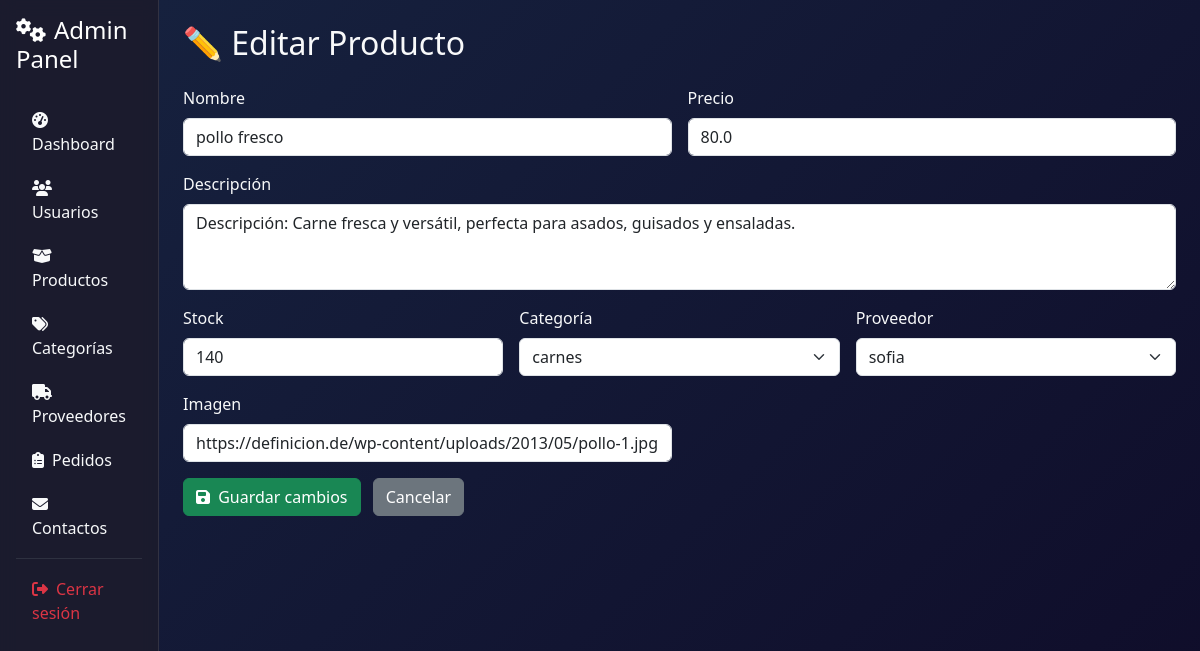
The app's page /productos/editar/3 (signed in) with its own data.
### models/producto.py (models this page shows, shortened)
class Producto(db.Model):
    __tablename__ = 'productos'
    id = db.Column(db.Integer, primary_key=True)
    nombre = db.Column(db.String(100), nullable=False)
    descripcion = db.Column(db.Text)
    precio = db.Column(db.Float, nullable=False)
    stock = db.Column(db.Integer, nullable=False)
    imagen = db.Column(db.String(255))
    categoria_id = db.Column(db.Integer, db.ForeignKey('categorias.id'), nullable=False)
    proveedor_id = db.Column(db.Integer, db.ForeignKey('proveedores.id'), nullable=False)

### models/categoria.py (models this page shows, shortened)
class Categoria(db.Model):
    __tablename__ = 'categorias'
    id = db.Column(db.Integer, primary_key=True)
    nombre = db.Column(db.String(50), unique=True, nullable=False)
    productos = db.relationship('Producto', backref='categoria', lazy=True)

### models/proveedor.py (models this page shows, shortened)
class Proveedor(db.Model):
    __tablename__ = 'proveedores'
    id = db.Column(db.Integer, primary_key=True)
    nombre = db.Column(db.String(100), nullable=False)
    contacto = db.Column(db.String(100))
    productos = db.relationship('Producto', backref='proveedor', lazy=True)

### controllers/producto_controller.py (the view)
@producto_bp.route('/editar/<int:id>')
def editar(id):
    producto = Producto.query.get(id)
    if not producto:
        flash('Producto no encontrado.', 'danger')
        return redirect(url_for('producto.index'))
    categorias = Categoria.query.all()
    proveedores = Proveedor.query.all()
    return producto_view.editar(producto, categorias, proveedores)

### app.py (called while the page is built)
@app.context_processor
def inject_active_path():
    def is_active(path):
        return 'active' if request.path == path else ''
    return dict(is_active=is_active)

@app.context_processor
def cantidad_carrito():
    def contar_productos():
        if session.get('rol') == 'cliente' and session.get('id'):
            items = Carrito.query.filter_by(usuario_id=session['id']).all()
            return len(items)
        return 0
    return dict(cantidad_en_carrito=contar_productos())

### views/producto_view.py (called while the page is built)
def editar(producto, categorias, proveedores):
    return render_template('productos/editar.html', producto=producto, categorias=categorias, proveedores=proveedores)

### templates/productos/editar.html (shortened to what this page needs)
{% extends 'base_admin.html' %}
{% block content %}
<h2 class="mb-4">✏️ Editar Producto</h2>
<form action="{{ url_for('producto.actualizar', id=producto.id) }}" method="POST" class="row g-3">
  <div class="col-md-6">
    <label for="nombre" class="form-label">Nombre</label>
    <input type="text" class="form-control" id="nombre" name="nombre" value="{{ producto.nombre }}" required>
  </div>
  <div class="col-md-6">
    <label for="precio" class="form-label">Precio</label>
    <input type="number" step="0.01" class="form-control" id="precio" name="precio" value="{{ producto.precio }}" required>
  </div>
  <div class="col-md-12">
    <label for="descripcion" class="form-label">Descripción</label>
    <textarea class="form-control" id="descripcion" name="descripcion" rows="3">{{ producto.descripcion }}</textarea>
  </div>
  <div class="col-md-4">
    <label for="stock" class="form-label">Stock</label>
    <input type="number" class="form-control" id="stock" name="stock" value="{{ producto.stock }}" required>
  </div>
  <div class="col-md-4">
    <label for="categoria_id" class="form-label">Categoría</label>
    <select class="form-select" name="categoria_id" id="categoria_id" required>
      {% for c in categorias %}
      <option value="{{ c.id }}" {% if c.id == producto.categoria_id %}selected{% endif %}>{{ c.nombre }}</option>
      {% endfor %}
    </select>
  </div>
  <div class="col-md-4">
    <label for="proveedor_id" class="form-label">Proveedor</label>
    <select class="form-select" name="proveedor_id" id="proveedor_id" required>
      {% for p in proveedores %}
      <option value="{{ p.id }}" {% if p.id == producto.proveedor_id %}selected{% endif %}>{{ p.nombre }}</option>
      {% endfor %}
    </select>
  </div>
  <div class="col-md-6">
    <label for="imagen" class="form-label">Imagen</label>
    <input type="text" class="form-control" name="imagen" id="imagen" value="{{ producto.imagen }}">
  </div>
  <div class="col-12 mt-3">
    <button type="submit" class="btn btn-success"><i class="fas fa-save me-1"></i> Guardar cambios</button>
    <a href="{{ url_for('producto.index') }}" class="btn btn-secondary ms-2">Cancelar</a>
  </div>
</form>
{% endblock %}

### templates/base_admin.html (style rules this page uses)
:root { --admin-sidebar: #1a1a2e; --admin-main: #16213e; --admin-accent: #0f3460; }
body { font-family: 'Segoe UI', system-ui, sans-serif; overflow-x: hidden; }

### records on screen
Producto: nombre "pollo fresco", precio "80.0", descripcion "Descripción: Carne fresca y versátil, perfecta para asados, guisados y ensaladas.", stock "140", categoria_id "carnes", proveedor_id "sofia", imagen "https://definicion.de/wp-content/uploads/2013/05/pollo-1.jpg"
